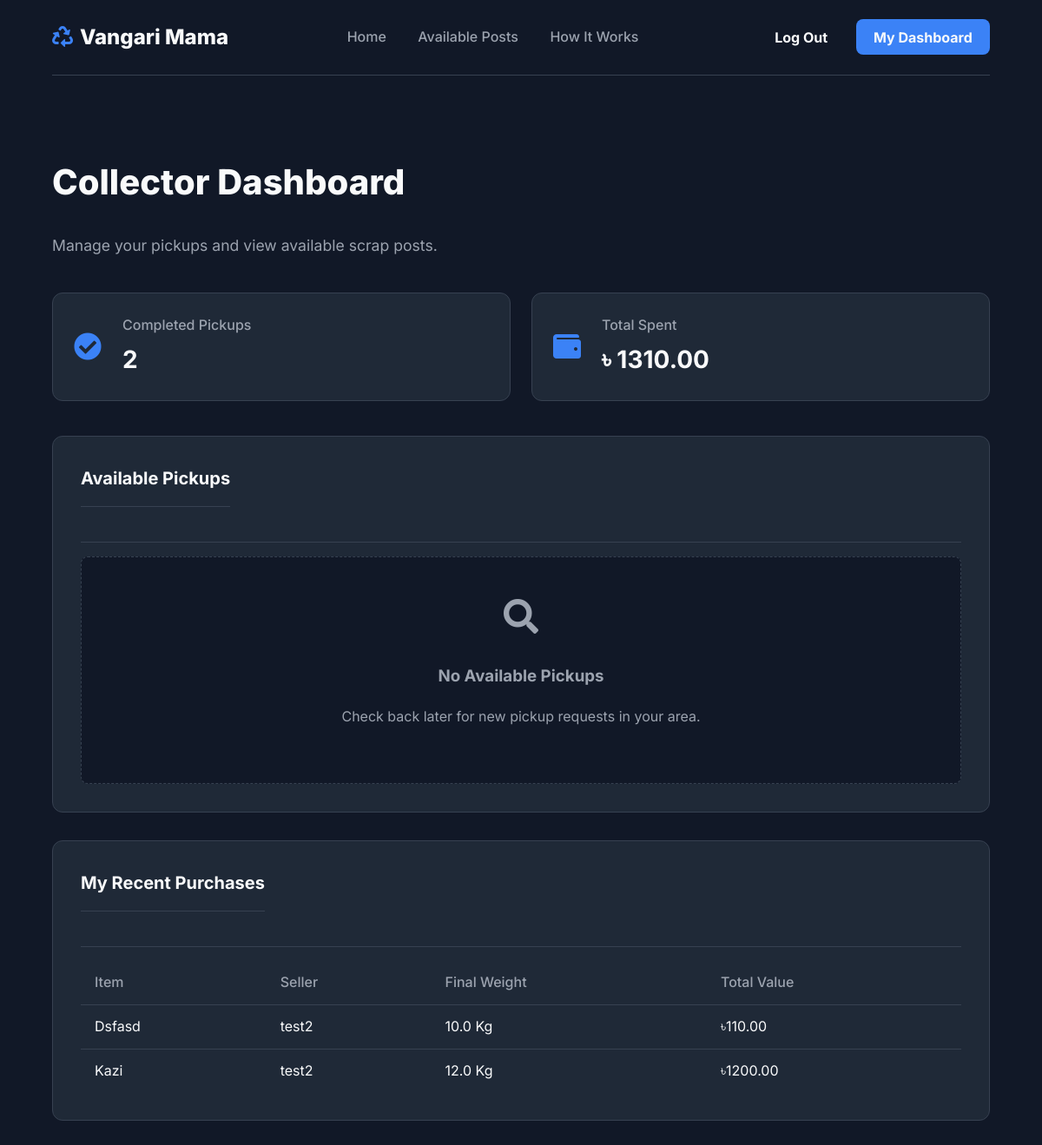
The page /collector/dashboard (signed in) on the database as committed earlier.
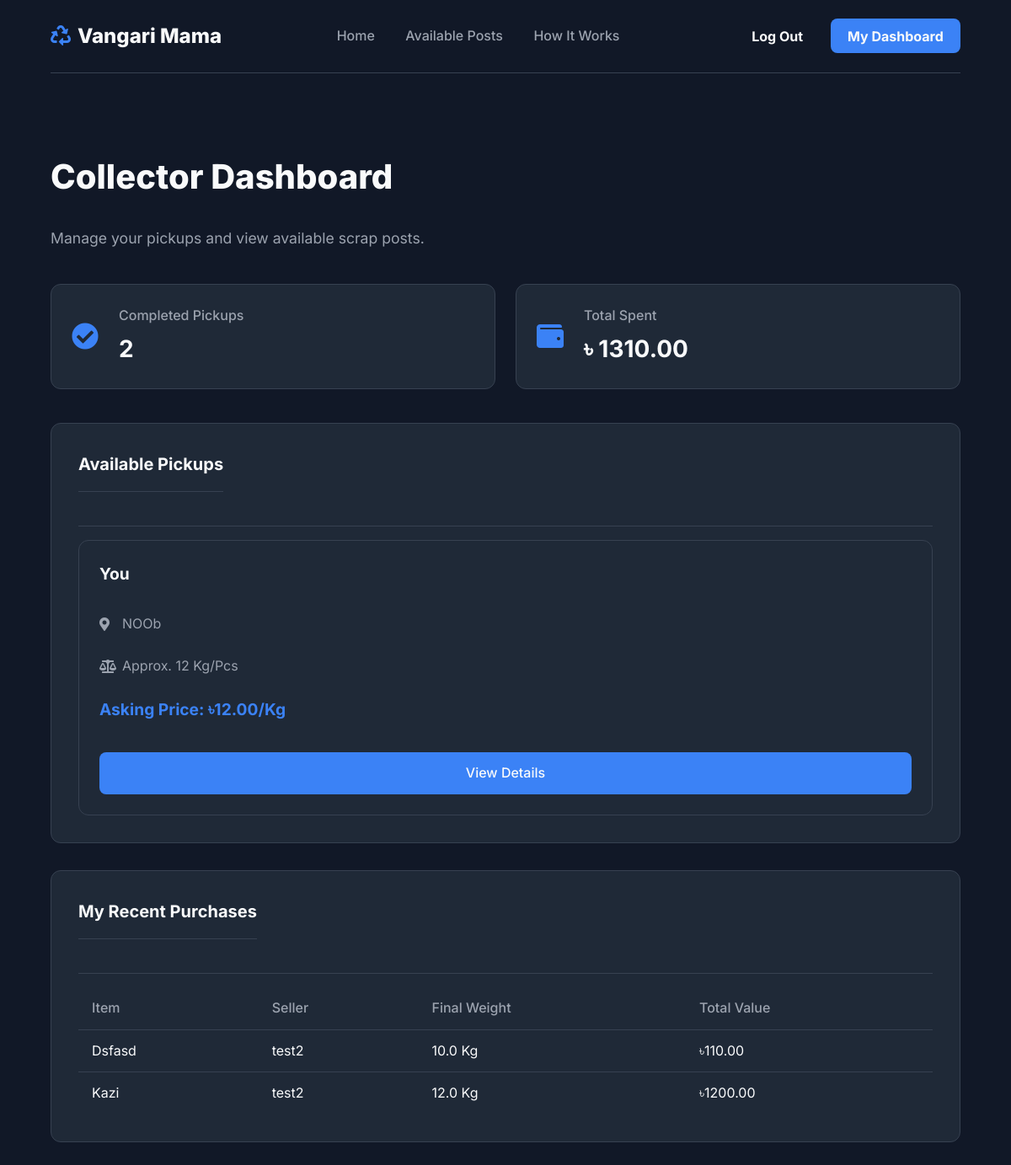
The same page on the database as committed later.
### models.py (models this page shows, shortened)
class TrashPost(db.Model):
    id = db.Column(db.Integer, primary_key=True)
    user_id = db.Column(db.Integer, db.ForeignKey('user.id'), nullable=False)
    trash_type = db.Column(db.String(50), nullable=False)
    quantity = db.Column(db.Integer, nullable=False)
    location = db.Column(db.String(255), nullable=False)
    description = db.Column(db.Text)
    status = db.Column(db.String(20), default='available', nullable=False)
    collector_id = db.Column(db.Integer, db.ForeignKey('user.id'))
    price_per_kg = db.Column(db.Numeric(10, 2), nullable=False)
    is_negotiable = db.Column(db.Boolean, default=False, nullable=False)
    created_at = db.Column(db.DateTime, default=datetime.utcnow)
    completed_at = db.Column(db.DateTime)
    final_weight_kg = db.Column(db.Float, nullable=True)
    final_price_per_kg = db.Column(db.Numeric(10, 2), nullable=True)
    total_transaction_value = db.Column(db.Numeric(10, 2), nullable=True)
    platform_profit = db.Column(db.Numeric(10, 2), nullable=True)
    phone_number = db.Column(db.String(20), nullable=True)
    google_map_link = db.Column(db.String(500), nullable=True)
    image_file = db.Column(db.String(30), nullable=False, default='default.jpg')
    reviews = db.relationship('Review', backref='post', lazy='dynamic', cascade="all, delete-orphan")

class User(UserMixin, db.Model):
    id = db.Column(db.Integer, primary_key=True)
    username = db.Column(db.String(64), unique=True, nullable=False)
    email = db.Column(db.String(120), unique=True, nullable=False)
    password_hash = db.Column(db.String(256), nullable=False)
    user_type = db.Column(db.String(20), default='user', nullable=False)
    is_admin = db.Column(db.Boolean, default=False)
    total_earnings = db.Column(db.Numeric(10, 2), default=0.00)
    created_at = db.Column(db.DateTime, default=datetime.utcnow)
    posts = db.relationship('TrashPost', foreign_keys='TrashPost.user_id', backref='owner', lazy='dynamic', cascade="all, delete-orphan")
    collections = db.relationship('TrashPost', foreign_keys='TrashPost.collector_id', backref='collector', lazy='dynamic')
    reviews_given = db.relationship('Review', foreign_keys='Review.reviewer_id', backref='reviewer', lazy='dynamic', cascade="all, delete-orphan")
    reviews_received = db.relationship('Review', foreign_keys='Review.reviewee_id', backref='reviewee', lazy='dynamic', cascade="all, delete-orphan")

### routes.py (the view)
@app.route('/collector/dashboard')
@login_required
def collector_dashboard():
    if current_user.user_type != 'collector':
        return redirect(url_for('user_dashboard'))
    available_posts = TrashPost.query.filter_by(status='available').all()
    recent_purchases = TrashPost.query.filter_by(collector_id=current_user.id, status='completed').order_by(TrashPost.completed_at.desc()).limit(10).all()
    completed_count = len(recent_purchases)
    total_spent = sum(p.total_transaction_value for p in recent_purchases if p.total_transaction_value)
    stats = {
        'completed_count': completed_count,
        'total_spent': total_spent
    }
    return render_template('collector_dashboard.html',
                           title='Collector Dashboard',
                           available_posts=available_posts,
                           recent_purchases=recent_purchases,
                           stats=stats)

### app.py (called while the page is built)
@login_manager.user_loader
def load_user(user_id):
    from models import User
    return User.query.get(int(user_id))

### templates/collector_dashboard.html
{% extends "base.html" %} {% block title %}Collector Dashboard{% endblock %} {%
block content %}
<div class="container">
  <div class="dashboard-header">
    <h1>Collector Dashboard</h1>
    <p>Manage your pickups and view available scrap posts.</p>
  </div>
  <div class="stats-grid">
    <div class="stat-card">
      <i class="fas fa-check-circle"></i>
      <div class="stat-info">
        <h4>Completed Pickups</h4>
        <p>{{ stats.completed_count }}</p>
      </div>
    </div>
    <div class="stat-card">
      <i class="fas fa-wallet"></i>
      <div class="stat-info">
        <h4>Total Spent</h4>
        <p>৳ {{ "%.2f"|format(stats.total_spent) }}</p>
      </div>
    </div>
  </div>
  <div class="posts-list">
    <div class="posts-list-header">
      <h3 class="card-title">Available Pickups</h3>
    </div>
    {% if available_posts %}
    <div class="post-card-grid">
      {% for post in available_posts %}
      <div class="post-card">
        <h4>{{ post.trash_type.title() }}</h4>
        <p class="post-card-info">
          <i class="fas fa-map-marker-alt"></i> {{ post.location }}
        </p>
        <p class="post-card-info">
          <i class="fas fa-balance-scale"></i> Approx. {{ post.quantity }}
          Kg/Pcs
        </p>
        <p class="post-card-price">
          Asking Price: ৳{{ "%.2f"|format(post.price_per_kg) }}/Kg
        </p>
        <a
          href="{{ url_for('view_post', post_id=post.id) }}"
          class="btn-view-post"
          >View Details</a
        >
      </div>
      {% endfor %}
    </div>
    {% else %}
    <div class="empty-state">
      <i class="fas fa-search"></i>
      <h3>No Available Pickups</h3>
      <p>Check back later for new pickup requests in your area.</p>
    </div>
    {% endif %}
  </div>
  <div class="posts-list" style="margin-top: 2rem">
    <div class="posts-list-header">
      <h3 class="card-title">My Recent Purchases</h3>
    </div>
    {% if recent_purchases %}
    <div class="table-responsive">
      <table>
        <thead>
          <tr>
            <th>Item</th>
            <th>Seller</th>
            <th>Final Weight</th>
            <th>Total Value</th>
          </tr>
        </thead>
        <tbody>
          {% for purchase in recent_purchases %}
          <tr>
            <td>{{ purchase.trash_type.title() }}</td>
            <td>{{ purchase.owner.username }}</td>
            <td>{{ purchase.final_weight_kg }} Kg</td>
            <td>৳{{ "%.2f"|format(purchase.total_transaction_value) }}</td>
          </tr>
          {% endfor %}
        </tbody>
      </table>
    </div>
    {% else %}
    <div class="empty-state">
      <p>You have no completed transactions yet.</p>
    </div>
    {% endif %}
  </div>
</div>
{% endblock %}

Rows that differ between the two databases and show on the page:
added TrashPost: trash_type "You", location "NOOb", quantity "12", price_per_kg "12.00", shown under "Available Pickups"
Other text that changed with them:
text no longer shown: "No Available Pickups Check back later for new pickup requests in your area."
